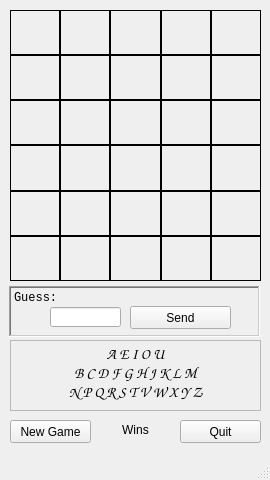
<?xml version="1.0" encoding="UTF-8"?>
<ui version="4.0">
 <class>MainWindow</class>
 <widget class="QMainWindow" name="MainWindow">
  <property name="geometry">
   <rect>
    <x>0</x>
    <y>0</y>
    <width>270</width>
    <height>480</height>
   </rect>
  </property>
  <property name="windowTitle">
   <string>Wordle</string>
  </property>
  <widget class="QWidget" name="centralwidget">
   <widget class="QWidget" name="gridLayoutWidget">
    <property name="geometry">
     <rect>
      <x>10</x>
      <y>10</y>
      <width>251</width>
      <height>271</height>
     </rect>
    </property>
    <layout class="QGridLayout" name="gridLayout">
     <property name="sizeConstraint">
      <enum>QLayout::SetDefaultConstraint</enum>
     </property>
     <property name="spacing">
      <number>0</number>
     </property>
     <item row="5" column="6">
      <widget class="QLabel" name="label_29">
       <property name="font">
        <font>
         <family>Comic Sans MS</family>
         <pointsize>16</pointsize>
        </font>
       </property>
       <property name="frameShape">
        <enum>QFrame::Box</enum>
       </property>
       <property name="text">
        <string/>
       </property>
       <property name="alignment">
        <set>Qt::AlignCenter</set>
       </property>
      </widget>
     </item>
     <item row="5" column="4">
      <widget class="QLabel" name="label_27">
       <property name="font">
        <font>
         <family>Comic Sans MS</family>
         <pointsize>16</pointsize>
        </font>
       </property>
       <property name="frameShape">
        <enum>QFrame::Box</enum>
       </property>
       <property name="text">
        <string/>
       </property>
       <property name="alignment">
        <set>Qt::AlignCenter</set>
       </property>
      </widget>
     </item>
     <item row="3" column="7">
      <widget class="QLabel" name="label_20">
       <property name="font">
        <font>
         <family>Comic Sans MS</family>
         <pointsize>16</pointsize>
        </font>
       </property>
       <property name="frameShape">
        <enum>QFrame::Box</enum>
       </property>
       <property name="text">
        <string/>
       </property>
       <property name="alignment">
        <set>Qt::AlignCenter</set>
       </property>
      </widget>
     </item>
     <item row="1" column="4">
      <widget class="QLabel" name="label_7">
       <property name="font">
        <font>
         <family>Comic Sans MS</family>
         <pointsize>16</pointsize>
        </font>
       </property>
       <property name="frameShape">
        <enum>QFrame::Box</enum>
       </property>
       <property name="text">
        <string/>
       </property>
       <property name="alignment">
        <set>Qt::AlignCenter</set>
       </property>
      </widget>
     </item>
     <item row="3" column="4">
      <widget class="QLabel" name="label_17">
       <property name="font">
        <font>
         <family>Comic Sans MS</family>
         <pointsize>16</pointsize>
        </font>
       </property>
       <property name="frameShape">
        <enum>QFrame::Box</enum>
       </property>
       <property name="text">
        <string/>
       </property>
       <property name="alignment">
        <set>Qt::AlignCenter</set>
       </property>
      </widget>
     </item>
     <item row="1" column="6">
      <widget class="QLabel" name="label_9">
       <property name="font">
        <font>
         <family>Comic Sans MS</family>
         <pointsize>16</pointsize>
        </font>
       </property>
       <property name="frameShape">
        <enum>QFrame::Box</enum>
       </property>
       <property name="text">
        <string/>
       </property>
       <property name="alignment">
        <set>Qt::AlignCenter</set>
       </property>
      </widget>
     </item>
     <item row="6" column="4">
      <widget class="QLabel" name="label_32">
       <property name="font">
        <font>
         <family>Comic Sans MS</family>
         <pointsize>16</pointsize>
        </font>
       </property>
       <property name="frameShape">
        <enum>QFrame::Box</enum>
       </property>
       <property name="text">
        <string/>
       </property>
       <property name="alignment">
        <set>Qt::AlignCenter</set>
       </property>
      </widget>
     </item>
     <item row="4" column="6">
      <widget class="QLabel" name="label_24">
       <property name="font">
        <font>
         <family>Comic Sans MS</family>
         <pointsize>16</pointsize>
        </font>
       </property>
       <property name="frameShape">
        <enum>QFrame::Box</enum>
       </property>
       <property name="text">
        <string/>
       </property>
       <property name="alignment">
        <set>Qt::AlignCenter</set>
       </property>
      </widget>
     </item>
     <item row="6" column="3">
      <widget class="QLabel" name="label_31">
       <property name="font">
        <font>
         <family>Comic Sans MS</family>
         <pointsize>16</pointsize>
        </font>
       </property>
       <property name="frameShape">
        <enum>QFrame::Box</enum>
       </property>
       <property name="text">
        <string/>
       </property>
       <property name="alignment">
        <set>Qt::AlignCenter</set>
       </property>
      </widget>
     </item>
     <item row="4" column="3">
      <widget class="QLabel" name="label_21">
       <property name="font">
        <font>
         <family>Comic Sans MS</family>
         <pointsize>16</pointsize>
        </font>
       </property>
       <property name="frameShape">
        <enum>QFrame::Box</enum>
       </property>
       <property name="text">
        <string/>
       </property>
       <property name="alignment">
        <set>Qt::AlignCenter</set>
       </property>
      </widget>
     </item>
     <item row="4" column="5">
      <widget class="QLabel" name="label_23">
       <property name="font">
        <font>
         <family>Comic Sans MS</family>
         <pointsize>16</pointsize>
        </font>
       </property>
       <property name="frameShape">
        <enum>QFrame::Box</enum>
       </property>
       <property name="text">
        <string/>
       </property>
       <property name="alignment">
        <set>Qt::AlignCenter</set>
       </property>
      </widget>
     </item>
     <item row="2" column="6">
      <widget class="QLabel" name="label_14">
       <property name="font">
        <font>
         <family>Comic Sans MS</family>
         <pointsize>16</pointsize>
        </font>
       </property>
       <property name="frameShape">
        <enum>QFrame::Box</enum>
       </property>
       <property name="text">
        <string/>
       </property>
       <property name="alignment">
        <set>Qt::AlignCenter</set>
       </property>
      </widget>
     </item>
     <item row="2" column="3">
      <widget class="QLabel" name="label_11">
       <property name="font">
        <font>
         <family>Comic Sans MS</family>
         <pointsize>16</pointsize>
        </font>
       </property>
       <property name="frameShape">
        <enum>QFrame::Box</enum>
       </property>
       <property name="text">
        <string/>
       </property>
       <property name="alignment">
        <set>Qt::AlignCenter</set>
       </property>
      </widget>
     </item>
     <item row="6" column="7">
      <widget class="QLabel" name="label_35">
       <property name="font">
        <font>
         <family>Comic Sans MS</family>
         <pointsize>16</pointsize>
        </font>
       </property>
       <property name="frameShape">
        <enum>QFrame::Box</enum>
       </property>
       <property name="text">
        <string/>
       </property>
       <property name="alignment">
        <set>Qt::AlignCenter</set>
       </property>
      </widget>
     </item>
     <item row="4" column="4">
      <widget class="QLabel" name="label_22">
       <property name="font">
        <font>
         <family>Comic Sans MS</family>
         <pointsize>16</pointsize>
        </font>
       </property>
       <property name="frameShape">
        <enum>QFrame::Box</enum>
       </property>
       <property name="text">
        <string/>
       </property>
       <property name="alignment">
        <set>Qt::AlignCenter</set>
       </property>
      </widget>
     </item>
     <item row="5" column="3">
      <widget class="QLabel" name="label_26">
       <property name="font">
        <font>
         <family>Comic Sans MS</family>
         <pointsize>16</pointsize>
        </font>
       </property>
       <property name="frameShape">
        <enum>QFrame::Box</enum>
       </property>
       <property name="text">
        <string/>
       </property>
       <property name="alignment">
        <set>Qt::AlignCenter</set>
       </property>
      </widget>
     </item>
     <item row="1" column="5">
      <widget class="QLabel" name="label_8">
       <property name="font">
        <font>
         <family>Comic Sans MS</family>
         <pointsize>16</pointsize>
        </font>
       </property>
       <property name="frameShape">
        <enum>QFrame::Box</enum>
       </property>
       <property name="text">
        <string/>
       </property>
       <property name="alignment">
        <set>Qt::AlignCenter</set>
       </property>
      </widget>
     </item>
     <item row="6" column="5">
      <widget class="QLabel" name="label_33">
       <property name="font">
        <font>
         <family>Comic Sans MS</family>
         <pointsize>16</pointsize>
        </font>
       </property>
       <property name="frameShape">
        <enum>QFrame::Box</enum>
       </property>
       <property name="text">
        <string/>
       </property>
       <property name="alignment">
        <set>Qt::AlignCenter</set>
       </property>
      </widget>
     </item>
     <item row="2" column="4">
      <widget class="QLabel" name="label_12">
       <property name="font">
        <font>
         <family>Comic Sans MS</family>
         <pointsize>16</pointsize>
        </font>
       </property>
       <property name="frameShape">
        <enum>QFrame::Box</enum>
       </property>
       <property name="text">
        <string/>
       </property>
       <property name="alignment">
        <set>Qt::AlignCenter</set>
       </property>
      </widget>
     </item>
     <item row="1" column="3">
      <widget class="QLabel" name="label_6">
       <property name="font">
        <font>
         <family>Comic Sans MS</family>
         <pointsize>16</pointsize>
        </font>
       </property>
       <property name="frameShape">
        <enum>QFrame::Box</enum>
       </property>
       <property name="text">
        <string/>
       </property>
       <property name="alignment">
        <set>Qt::AlignCenter</set>
       </property>
      </widget>
     </item>
     <item row="1" column="7">
      <widget class="QLabel" name="label_10">
       <property name="font">
        <font>
         <family>Comic Sans MS</family>
         <pointsize>16</pointsize>
        </font>
       </property>
       <property name="frameShape">
        <enum>QFrame::Box</enum>
       </property>
       <property name="text">
        <string/>
       </property>
       <property name="alignment">
        <set>Qt::AlignCenter</set>
       </property>
      </widget>
     </item>
     <item row="3" column="5">
      <widget class="QLabel" name="label_18">
       <property name="font">
        <font>
         <family>Comic Sans MS</family>
         <pointsize>16</pointsize>
        </font>
       </property>
       <property name="frameShape">
        <enum>QFrame::Box</enum>
       </property>
       <property name="text">
        <string/>
       </property>
       <property name="alignment">
        <set>Qt::AlignCenter</set>
       </property>
      </widget>
     </item>
     <item row="3" column="6">
      <widget class="QLabel" name="label_19">
       <property name="font">
        <font>
         <family>Comic Sans MS</family>
         <pointsize>16</pointsize>
        </font>
       </property>
       <property name="frameShape">
        <enum>QFrame::Box</enum>
       </property>
       <property name="text">
        <string/>
       </property>
       <property name="alignment">
        <set>Qt::AlignCenter</set>
       </property>
      </widget>
     </item>
     <item row="5" column="7">
      <widget class="QLabel" name="label_30">
       <property name="font">
        <font>
         <family>Comic Sans MS</family>
         <pointsize>16</pointsize>
        </font>
       </property>
       <property name="frameShape">
        <enum>QFrame::Box</enum>
       </property>
       <property name="text">
        <string/>
       </property>
       <property name="alignment">
        <set>Qt::AlignCenter</set>
       </property>
      </widget>
     </item>
     <item row="5" column="5">
      <widget class="QLabel" name="label_28">
       <property name="font">
        <font>
         <family>Comic Sans MS</family>
         <pointsize>16</pointsize>
        </font>
       </property>
       <property name="frameShape">
        <enum>QFrame::Box</enum>
       </property>
       <property name="text">
        <string/>
       </property>
       <property name="alignment">
        <set>Qt::AlignCenter</set>
       </property>
      </widget>
     </item>
     <item row="3" column="3">
      <widget class="QLabel" name="label_16">
       <property name="font">
        <font>
         <family>Comic Sans MS</family>
         <pointsize>16</pointsize>
        </font>
       </property>
       <property name="frameShape">
        <enum>QFrame::Box</enum>
       </property>
       <property name="text">
        <string/>
       </property>
       <property name="alignment">
        <set>Qt::AlignCenter</set>
       </property>
      </widget>
     </item>
     <item row="6" column="6">
      <widget class="QLabel" name="label_34">
       <property name="font">
        <font>
         <family>Comic Sans MS</family>
         <pointsize>16</pointsize>
        </font>
       </property>
       <property name="frameShape">
        <enum>QFrame::Box</enum>
       </property>
       <property name="text">
        <string/>
       </property>
       <property name="alignment">
        <set>Qt::AlignCenter</set>
       </property>
      </widget>
     </item>
     <item row="2" column="5">
      <widget class="QLabel" name="label_13">
       <property name="font">
        <font>
         <family>Comic Sans MS</family>
         <pointsize>16</pointsize>
        </font>
       </property>
       <property name="frameShape">
        <enum>QFrame::Box</enum>
       </property>
       <property name="text">
        <string/>
       </property>
       <property name="alignment">
        <set>Qt::AlignCenter</set>
       </property>
      </widget>
     </item>
     <item row="4" column="7">
      <widget class="QLabel" name="label_25">
       <property name="font">
        <font>
         <family>Comic Sans MS</family>
         <pointsize>16</pointsize>
        </font>
       </property>
       <property name="frameShape">
        <enum>QFrame::Box</enum>
       </property>
       <property name="text">
        <string/>
       </property>
       <property name="alignment">
        <set>Qt::AlignCenter</set>
       </property>
      </widget>
     </item>
     <item row="2" column="7">
      <widget class="QLabel" name="label_15">
       <property name="font">
        <font>
         <family>Comic Sans MS</family>
         <pointsize>16</pointsize>
        </font>
       </property>
       <property name="frameShape">
        <enum>QFrame::Box</enum>
       </property>
       <property name="text">
        <string/>
       </property>
       <property name="alignment">
        <set>Qt::AlignCenter</set>
       </property>
      </widget>
     </item>
    </layout>
   </widget>
   <widget class="QPushButton" name="pushButton">
    <property name="geometry">
     <rect>
      <x>10</x>
      <y>420</y>
      <width>81</width>
      <height>23</height>
     </rect>
    </property>
    <property name="text">
     <string>New Game</string>
    </property>
   </widget>
   <widget class="QLineEdit" name="lineEdit">
    <property name="geometry">
     <rect>
      <x>50</x>
      <y>307</y>
      <width>71</width>
      <height>20</height>
     </rect>
    </property>
    <property name="font">
     <font>
      <family>Consolas</family>
      <pointsize>10</pointsize>
     </font>
    </property>
    <property name="maxLength">
     <number>5</number>
    </property>
   </widget>
   <widget class="QLabel" name="label_36">
    <property name="geometry">
     <rect>
      <x>9</x>
      <y>286</y>
      <width>251</width>
      <height>51</height>
     </rect>
    </property>
    <property name="font">
     <font>
      <family>Consolas</family>
     </font>
    </property>
    <property name="frameShape">
     <enum>QFrame::WinPanel</enum>
    </property>
    <property name="frameShadow">
     <enum>QFrame::Sunken</enum>
    </property>
    <property name="text">
     <string>Guess:</string>
    </property>
    <property name="alignment">
     <set>Qt::AlignLeading|Qt::AlignLeft|Qt::AlignTop</set>
    </property>
   </widget>
   <widget class="QPushButton" name="pushButton_2">
    <property name="geometry">
     <rect>
      <x>180</x>
      <y>420</y>
      <width>81</width>
      <height>23</height>
     </rect>
    </property>
    <property name="text">
     <string>Quit</string>
    </property>
   </widget>
   <widget class="QLabel" name="label_37">
    <property name="geometry">
     <rect>
      <x>10</x>
      <y>340</y>
      <width>251</width>
      <height>71</height>
     </rect>
    </property>
    <property name="font">
     <font>
      <family>Comic Sans MS</family>
      <pointsize>11</pointsize>
     </font>
    </property>
    <property name="frameShape">
     <enum>QFrame::StyledPanel</enum>
    </property>
    <property name="text">
     <string>A E I O U
B C D F G H J K L M 
N P Q R S T V W X Y Z</string>
    </property>
    <property name="alignment">
     <set>Qt::AlignHCenter|Qt::AlignTop</set>
    </property>
    <property name="wordWrap">
     <bool>true</bool>
    </property>
   </widget>
   <widget class="QPushButton" name="pushButton_3">
    <property name="geometry">
     <rect>
      <x>130</x>
      <y>306</y>
      <width>101</width>
      <height>23</height>
     </rect>
    </property>
    <property name="text">
     <string>Send</string>
    </property>
   </widget>
   <widget class="QLabel" name="label">
    <property name="geometry">
     <rect>
      <x>100</x>
      <y>422</y>
      <width>71</width>
      <height>16</height>
     </rect>
    </property>
    <property name="text">
     <string>Wins</string>
    </property>
    <property name="alignment">
     <set>Qt::AlignCenter</set>
    </property>
   </widget>
   <zorder>label_36</zorder>
   <zorder>gridLayoutWidget</zorder>
   <zorder>pushButton</zorder>
   <zorder>lineEdit</zorder>
   <zorder>pushButton_2</zorder>
   <zorder>label_37</zorder>
   <zorder>pushButton_3</zorder>
   <zorder>label</zorder>
  </widget>
  <widget class="QMenuBar" name="menubar">
   <property name="geometry">
    <rect>
     <x>0</x>
     <y>0</y>
     <width>270</width>
     <height>22</height>
    </rect>
   </property>
  </widget>
  <widget class="QStatusBar" name="statusbar"/>
 </widget>
 <resources/>
 <connections/>
</ui>
